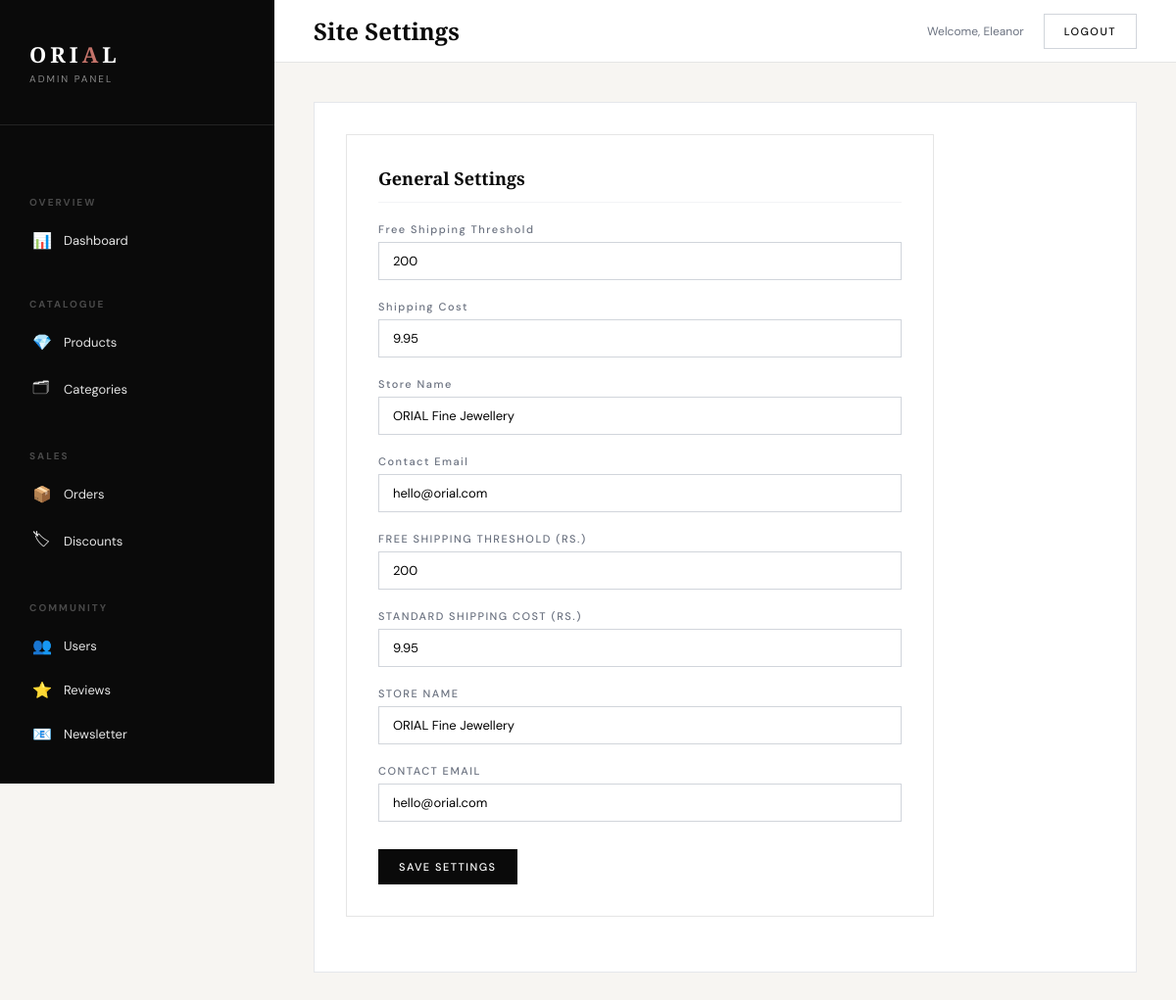
The app's page /admin/settings (signed in) with its own data.
### app/models.py (models this page shows, shortened)
class User(db.Model, UserMixin):
    __tablename__ = 'users'
    id = db.Column(db.Integer, primary_key=True)
    first_name = db.Column(db.String(80), nullable=False)
    last_name = db.Column(db.String(80), nullable=True)
    email = db.Column(db.String(120), unique=True, nullable=False)
    password_hash = db.Column(db.String(200), nullable=False)
    is_admin = db.Column(db.Boolean, default=False)
    phone = db.Column(db.String(30))
    address_line1 = db.Column(db.String(200))
    address_line2 = db.Column(db.String(200))
    city = db.Column(db.String(100))
    postcode = db.Column(db.String(20))
    country = db.Column(db.String(100), default='United Kingdom')
    created_at = db.Column(db.DateTime, default=datetime.utcnow)
    is_active = db.Column(db.Boolean, default=True)
    orders = db.relationship('Order', backref='customer', lazy=True)
    reviews = db.relationship('Review', backref='author', lazy=True)
    wishlist_items = db.relationship('Wishlist', backref='user', lazy=True)
    cart_items = db.relationship('CartItem', backref='user', lazy=True)

class SiteSettings(db.Model):
    __tablename__ = 'site_settings'
    id = db.Column(db.Integer, primary_key=True)
    key = db.Column(db.String(100), unique=True, nullable=False)
    value = db.Column(db.Text)
    label = db.Column(db.String(200))

### app/blueprints/admin.py (the view)
@admin_bp.route('/settings', methods=['GET', 'POST'])
@login_required
@admin_required
def settings():
    if request.method == 'POST':
        for key, value in request.form.items():
            if key != 'csrf_token':
                SiteSettings.set(key, value)
        flash('Settings saved!', 'success')
    all_settings = SiteSettings.query.all()
    settings_dict = {s.key: s.value for s in all_settings}
    return render_template('admin/settings.html', settings=settings_dict)

### app/blueprints/admin.py (called while the page is built)
def admin_required(f):
    @wraps(f)
    def decorated(*args, **kwargs):
        if not current_user.is_authenticated or not current_user.is_admin:
            flash('Admin access required.', 'danger')
            return redirect(url_for('main.index'))
        return f(*args, **kwargs)
    return decorated

### app/models.py (called while the page is built)
@login_manager.user_loader
def load_user(user_id):
    return User.query.get(int(user_id))

### app/templates/admin/settings.html (shortened to what this page needs)
{% extends 'admin/base_admin.html' %}
{% block page_title %}Site Settings{% endblock %}
{% block content %}
<form method="post" class="admin-form">
    <div class="admin-card" style="max-width:600px;">
        <h3 style="margin-bottom:20px;">General Settings</h3>
        {% for key, value in settings.items() %}
        <div class="admin-form-group">
            <label style="text-transform:capitalize;">{{ key.replace('_', ' ') }}</label>
            <input type="text" name="{{ key }}" value="{{ value }}">
        </div>
        {% else %}
        <p style="color:#9ca3af;">No settings configured yet.</p>
        {% endfor %}
        <div class="admin-form-group">
            <label>Free Shipping Threshold (Rs.)</label>
            <input type="number" name="free_shipping_threshold" step="0.01"
                value="{{ settings.get('free_shipping_threshold', '200') }}">
        </div>
        <div class="admin-form-group">
            <label>Standard Shipping Cost (Rs.)</label>
            <input type="number" name="shipping_cost" step="0.01" value="{{ settings.get('shipping_cost', '9.95') }}">
        </div>
        <div class="admin-form-group">
            <label>Store Name</label>
            <input type="text" name="store_name" value="{{ settings.get('store_name', 'ORIAL Fine Jewellery') }}">
        </div>
        <div class="admin-form-group">
            <label>Contact Email</label>
            <input type="email" name="contact_email" value="{{ settings.get('contact_email', '') }}">
        </div>
        <button type="submit" class="admin-btn primary" style="margin-top:8px;">Save Settings</button>
    </div>
</form>
{% endblock %}

### app/templates/admin/base_admin.html (shortened to what this page needs)
<!DOCTYPE html>
<html lang="en">
<head>
    <link rel="stylesheet" href="{{ url_for('static', filename='css/style.css') }}">
</head>
<body>
    <div class="admin-layout">
        <aside class="admin-sidebar">
            <div class="admin-sidebar-logo">
                <a href="{{ url_for('admin.dashboard') }}">ORI<span>A</span>L</a>
                <small>Admin Panel</small>
            </div>
            <nav class="admin-nav">
                <div class="admin-nav-section">Overview</div>
                <a href="{{ url_for('admin.dashboard') }}"
                    class="{{ 'active' if request.endpoint == 'admin.dashboard' }}">
                    <span class="icon">📊</span> Dashboard
                </a>
                <div class="admin-nav-section">Catalogue</div>
                <a href="{{ url_for('admin.products') }}" class="{{ 'active' if 'product' in request.endpoint }}">
                    <span class="icon">💎</span> Products
                </a>
                <a href="{{ url_for('admin.categories') }}" class="{{ 'active' if 'categor' in request.endpoint }}">
                    <span class="icon">🗂</span> Categories
                </a>
                <div class="admin-nav-section">Sales</div>
                <a href="{{ url_for('admin.orders') }}" class="{{ 'active' if 'order' in request.endpoint }}">
                    <span class="icon">📦</span> Orders
                </a>
                <a href="{{ url_for('admin.discounts') }}" class="{{ 'active' if 'discount' in request.endpoint }}">
                    <span class="icon">🏷</span> Discounts
                </a>
                <div class="admin-nav-section">Community</div>
                <a href="{{ url_for('admin.users') }}" class="{{ 'active' if 'user' in request.endpoint }}">
                    <span class="icon">👥</span> Users
                </a>
                <a href="{{ url_for('admin.reviews') }}" class="{{ 'active' if 'review' in request.endpoint }}">
                    <span class="icon">⭐</span> Reviews
                </a>
                <a href="{{ url_for('admin.newsletter_list') }}"
                    class="{{ 'active' if 'newsletter' in request.endpoint }}">
                    <span class="icon">📧</span> Newsletter
                </a>
                <div class="admin-nav-section">Config</div>
            </nav>
        </aside>
        <div class="admin-main">
            <div class="admin-topbar">
                <h1>{% block page_title %}Dashboard{% endblock %}</h1>
                <div class="admin-topbar-right">
                    <span style="font-size:12px;color:#6b7280;">Welcome, {{ current_user.first_name }}</span>
                    <a href="{{ url_for('auth.logout') }}" class="admin-btn secondary">Logout</a>
                </div>
            </div>
            <div class="admin-content">{% block content %}{% endblock %}</div>
        </div>
    </div>
</body>
</html>

### records on screen
User: first_name "Eleanor"
SiteSettings: replace "Free Shipping Threshold", free_shipping_threshold "200"
SiteSettings: replace "Shipping Cost", shipping_cost "9.95"
SiteSettings: replace "Store Name", store_name "ORIAL Fine Jewellery"
SiteSettings: replace "Contact Email", contact_email "hello@orial.com"
